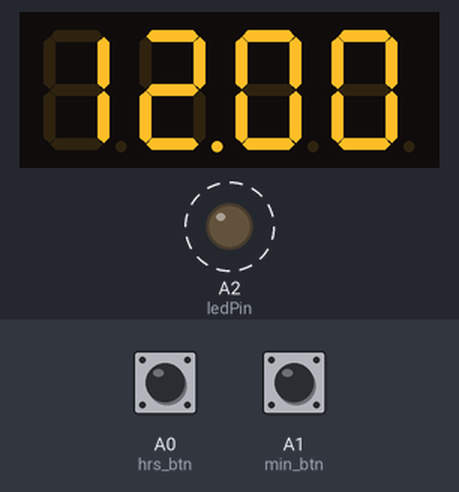
This sketch was run on a simulated Arduino Uno, built with avr-gcc and run on an emulated ATmega328P. On the bench: 4-digit seven-segment display, output pins drawn as LEDs (lit = HIGH). Dashed ring = blinking. The inputs (shaded band) are chosen by the test bench; at power-on: A0 (hrs_btn) HIGH, A1 (min_btn) HIGH.

Above: at 3.3 s.
3.4 s: A0 (hrs_btn) pulled LOW for 1.25 s
At 3.9 s:
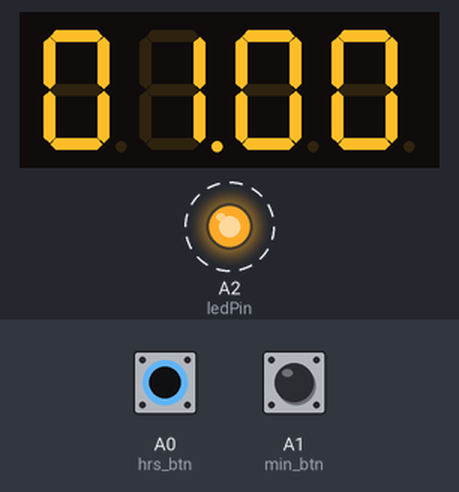
6.1 s: A1 (min_btn) pulled LOW for 1.25 s
At 6.9 s:
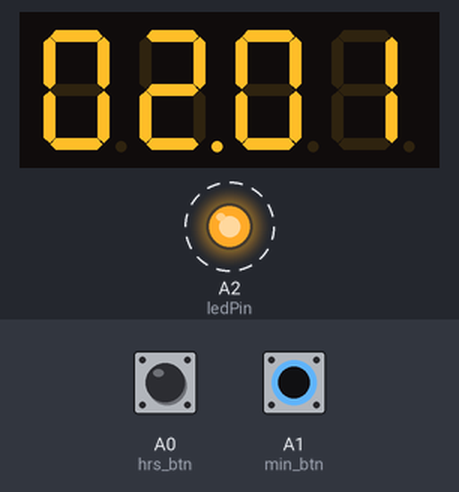
8.8 s: A0 (hrs_btn) pulled LOW for 1.25 s
At 9.9 s:
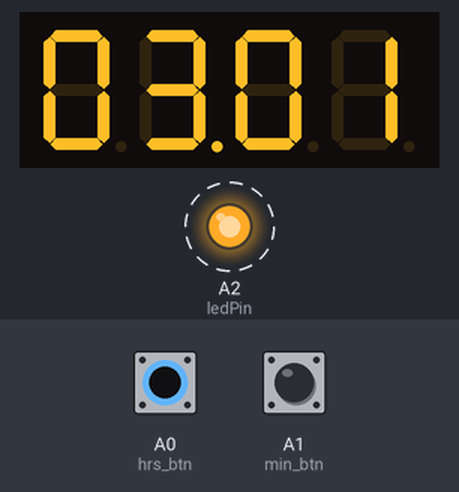
11.5 s: A1 (min_btn) pulled LOW for 1.25 s
At 11.9 s:
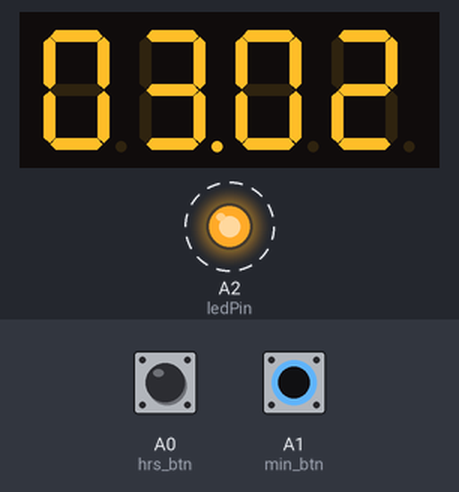
Timing chart, 0 to 15.2 s (numbered marks = the images above; inputs shaded):
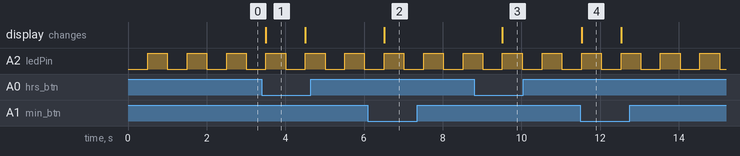

Measured:
- after the input at 3.4 s, the display: changes after 0.11 s (image 1)
- after the input at 6.1 s, the display: changes after 0.41 s (image 2)
- after the input at 8.8 s, the display: changes after 0.72 s (image 3)
- after the input at 11.5 s, the display: changes at once (image 4)
- by itself, A2 (ledPin): alternates HIGH for 0.50 s and LOW for 0.50 s
- what the display in image 1 shows lasts 1.0 s, from 3.5 s to 4.5 s

The sketch:

Clock.ino
```cpp
#include <SevSeg.h>


SevSeg Display;
const unsigned long period = 1000; //one second
const unsigned long led_period = 500; //LED blink millisecond
unsigned long startMillis;
unsigned long led_startMillis;
unsigned long currentMillis;
unsigned long led_currentMillis;
const int hrs_btn = A0;
const int min_btn = A1;
const int ledPin = A2;
int Hrs = 12;
int Min = 0;
int Sec = 0;
int Time;
int ledState = LOW;
void setup()
{
  pinMode(hrs_btn, INPUT_PULLUP);
  pinMode(min_btn, INPUT_PULLUP);
  pinMode(ledPin, OUTPUT);
  byte numDigits = 4;
  byte digitPins[] = {2, 3, 4, 5};
  byte segmentPins[] = {6, 7, 8, 9, 10, 11, 12, 13};
  bool resistorsOnSegments = true;
  bool updateWithDelaysIn = false;
  bool leadingZeros = true;
  bool disableDecPoint = true;
  byte hardwareConfig = COMMON_CATHODE;
  Display.begin(hardwareConfig, numDigits, digitPins, segmentPins, resistorsOnSegments, leadingZeros, disableDecPoint);
  Display.setBrightness(90);
}
void loop()
{
  currentMillis = millis();
  if (currentMillis - startMillis >= period)
  {
    Sec = Sec + 1;
    startMillis = currentMillis;
  }
  led_currentMillis = millis();
  if (led_currentMillis - led_startMillis >= led_period)
  {
    led_startMillis = led_currentMillis;
    if (ledState == LOW)
    {
      ledState = HIGH;
      if (digitalRead(hrs_btn) == LOW)
      {
        Hrs = Hrs + 1;
      }
      if (digitalRead(min_btn) == LOW)
      {
        Min = Min + 1;
        Sec = 0;
      }
    }
    else
    {
      ledState = LOW;
    }
    digitalWrite(ledPin, ledState);
  }
  if (Sec == 60)
  {
    Sec = 0;
    Min = Min + 1;
  }
  if (Min == 60)
  {
    Min = 0;
    Hrs = Hrs + 1;
  }
  if (Hrs == 13)
  {
    Hrs = 1;
  }
  Time = Hrs * 100 + Min;
  Display.setNumber(Time, 2);
  Display.refreshDisplay();
}
```
